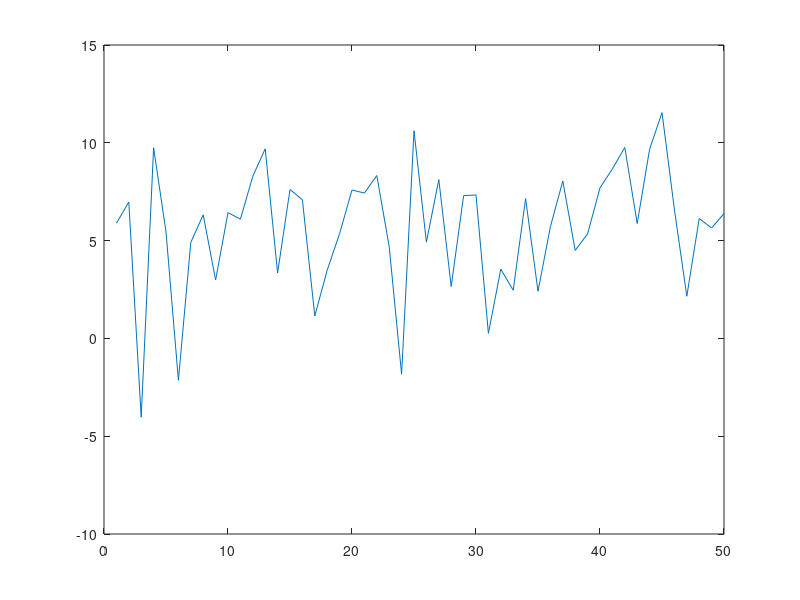

Write the MATLAB code that produced this figure. (Note: this script raises an error after producing the figure.)
% Set theta and N
% True mean
theta=5;
% Number of data points
N=50;
% Variance of error
error_variance = 10;

% Create N*1 matrix for G
G = ones(N,1);
% Generate data
y = G*theta + sqrt(error_variance)*randn(N,1);
figure(1)
plot(y)
yline(theta, 'r', 'theta')
xlabel('n')
ylabel('y_n')
legend('Generated Data', 'Theoretical Distribution')
title(['Example data with theta=5 and N=', num2str(N)])

% ML estimate for theta
% theta_ML = inv(transpose(G)*G)*transpose(G)*y;
theta_ML = mean(y);
% Calculated from equation (19) when C_theta tends to infinity
theta_ML_variance = error_variance/(transpose(G)*G);



% MAP estimate for theta

% Set theta prior parameters
% This is m_theta
theta_mean = 5;
% This is C_theta
theta_variance = 10;


% Posterior parameters
[big_theta, big_phi, theta_MAP, theta_MAP_covariance] = posterior_terms(G,error_variance,...
    theta_mean,theta_variance,y);

% Plot ML and MAP methods
x = [3:0.001:7];
y_prior = normpdf(x,theta_mean, sqrt(theta_variance));
y_likelihood = normpdf(x,theta_ML,sqrt(theta_ML_variance));
y_posterior = normpdf(x,theta_MAP,sqrt(theta_MAP_covariance));
figure(2)
plot(x, y_prior)
plot(x, y_likelihood)
plot(x, y_posterior)
xline(theta_ML,'r','ML','LabelHorizontalAlignment','left')
xline(theta_MAP,'m','MAP','LabelHorizontalAlignment','right')
legend('Prior','Likelihood','Posterior')
xlabel('theta')
ylabel('Probability Density')
title(sprintf('The Parameter Distributions with Prior Variance=10'))
